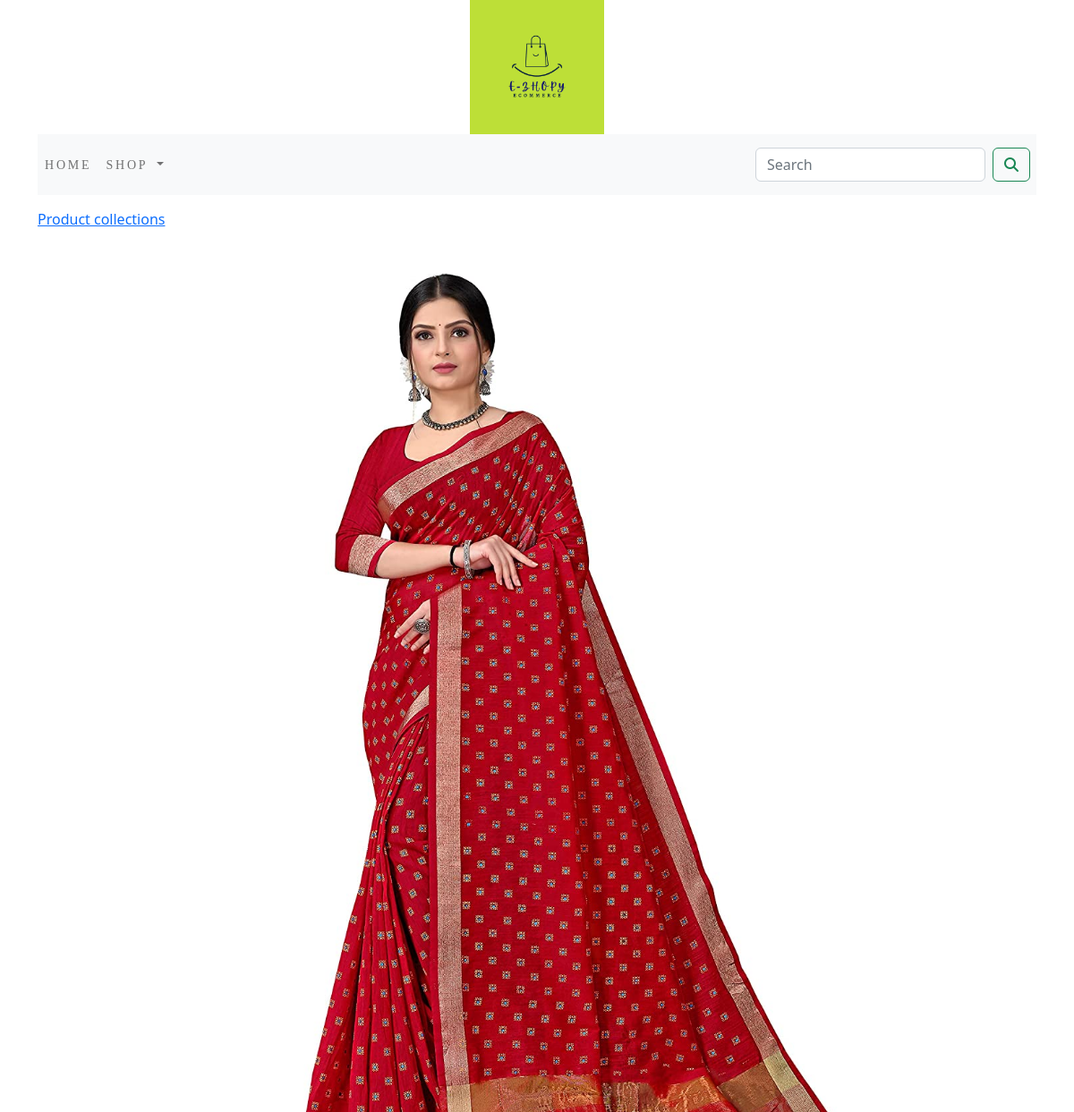
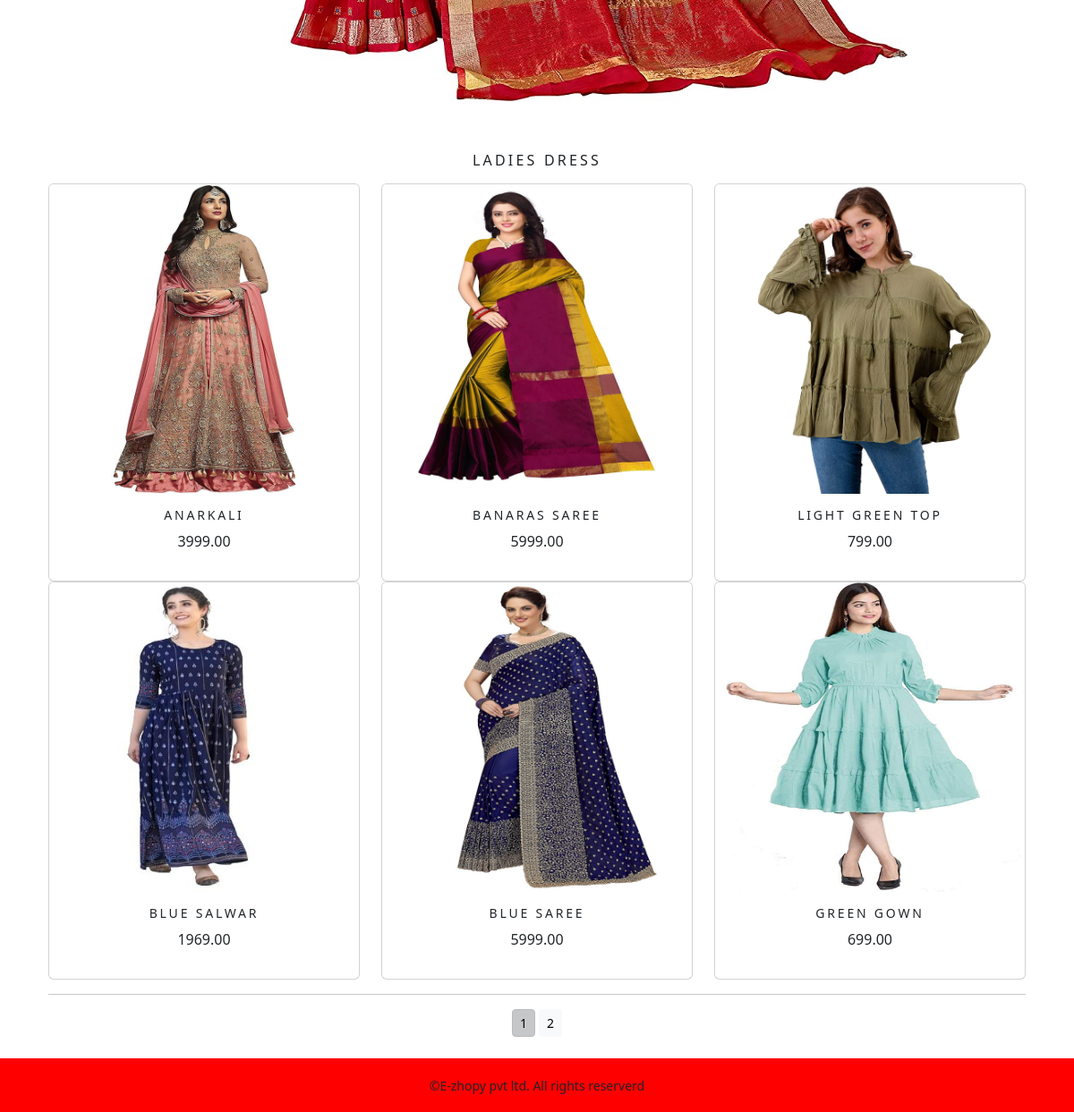
Screenshot of /eshop/ladies-dress/ with the database file from the repository (2 pictures, top to bottom).
### eshop/models.py (models this page shows, shortened)
class Category(models.Model):
    name=models.CharField(max_length=250,unique=True)
    slug=models.SlugField(max_length=250,unique=True)
    description=models.TextField(blank=True)
    image=models.ImageField(upload_to='category',blank=True)
    class Meta:
        ordering=('name',)
        verbose_name='category'
        verbose_name_plural='categories'
    def get_url(self):
        return reverse('eshop:products_by_category',args=[self.slug])

class Product(models.Model):
    name = models.CharField(max_length=250,unique=True)
    slug = models.SlugField(max_length=250, unique=True)
    description = models.TextField(blank=True)
    price = models.DecimalField(max_digits=10,decimal_places=2)
    category = models.ForeignKey(Category,on_delete=models.CASCADE)
    image = models.ImageField(upload_to='product', blank=True)
    stock = models.IntegerField()
    available = models.BooleanField(default=True)
    created = models.DateTimeField(auto_now_add=True)
    updated = models.DateTimeField(auto_now_add=True)
    def get_url(self):
        return reverse('eshop:procatdetail',args=[self.category.slug,self.slug])
    class Meta:
        ordering=('name',   )
        verbose_name='product'
        verbose_name_plural='products'

### eshop/views.py (the view)
# urls.py: path('', views.allProdCat, name='allProdCat'),
def allProdCat(request,c_slug=None):
    c_page=None
    product_list=None
    if c_slug!= None:
        c_page=get_object_or_404(Category,slug=c_slug)
        product_list=Product.objects.all().filter(category=c_page,available=True)
    else:
        product_list=Product.objects.all().filter(available=True)
    paginator=Paginator(product_list,6)
    try:
        page=int(request.GET.get('page','1'))
    except:
        page=1
    try:
        products=paginator.page(page)
    except(EmptyPage,InvalidPage):
        products=paginator.page(paginator.num_pages)
    return render(request,'category.html',{'category':c_page,'products':products})

### cart/context_processors.py (called while the page is built)
def counter(request):
    item_count=0
    if 'admin' in request.path:
        return {}
    else:
        try:
            cart=Cart.objects.filter(cart_id=_cart_id(request))
            cart_items=CartItem.objects.all().filter(cart=cart[:1])
            for cart_item in cart_items:
                item_count += cart_item.quantity
        except Cart.DoesNotExist:
            item_count =0
    return dict(item_count=item_count)

### cart/views.py (called while the page is built)
def _cart_id (request):
    cart=request.session.session_key
    if not cart:
        cart=request.session.create()
    return cart

### eshop/context_processors.py (called while the page is built)
def menu_links(request):
    links=Category.objects.all()
    return dict(links=links)

### template/category.html (shortened to what this page needs)
{% extends 'base.html' %}
{% load static %}
{% block body %}
    {% if category %}
        <div>
            <div class="row my_row_class">
                <div class="mx-auto">
                <p><a href="{% url 'eshop:allProdCat' %}">Product collections</a> </p>
            </div>
                </div>
        </div>
    {% endif %}
<div class="mx_auto">
    {% if category %}
    <img class="my_image" src="{{category.image.url}}" alt="{{category.name}}">
</div>
<br>
<div>
    <h1 class="text-center my_title">{{category.name}}</h1>
</div>
    {% endif %}
<div class="container">
    <div class="row mx_auto">
        {% for product in products.object_list %}
        <div class="my_bottom_margin col-9 col-sm-12 col-md-4 col-lg-4">
            <div class="card text-center" style="min-width:18rem;">
                <a href="{{product.get_url}}"><img class="card-img-top my_image" src="{{product.image.url}}" alt="{{ product.name}]" height="500" width="500"> </a>
                <div class="card-body">
                    <h4>{{ product.name }}</h4>
                    <p>{{ product.price }}</p>
                </div>
            </div>
        </div>
        {% endfor %}
    </div>
    <div class="mx-auto">
        {% if products.paginator.num_pages > 1 %}
        <hr>
        <div class="text-center">
            {% for pg in products.paginator.page_range %}
            <a href="?page={{pg}}" class="btn btn-light btn-sm {% if products.number == pg %} active {% endif %}">{{pg}}</a>
            {% endfor %}
        </div>
        {% endif %}<br>
    </div>
</div>
{% endblock %}

### static/css/custom.css (style rules this page uses)
.my_row_class { padding-top:15px; }
.my_image { width:100%; height:auto; }
.my_title { font-size:16px; text-transform:uppercase; letter-spacing:.2em; }
.card-body h4 { font-size:14px; text-transform:uppercase; letter-spacing:.2em; }

### rows the page displays
Category: image (picture), name "LADIES DRESS"
Product: image (picture), name "ANARKALI", price "3999.00"
Product: image (picture), name "BANARAS SAREE", price "5999.00"
Product: image (picture), name "LIGHT GREEN TOP", price "799.00"
Product: image (picture), name "BLUE SALWAR", price "1969.00"
Product: image (picture), name "BLUE SAREE", price "5999.00"
Product: image (picture), name "GREEN GOWN", price "699.00"

### other values shown
{{ pg }} "1" "2"
